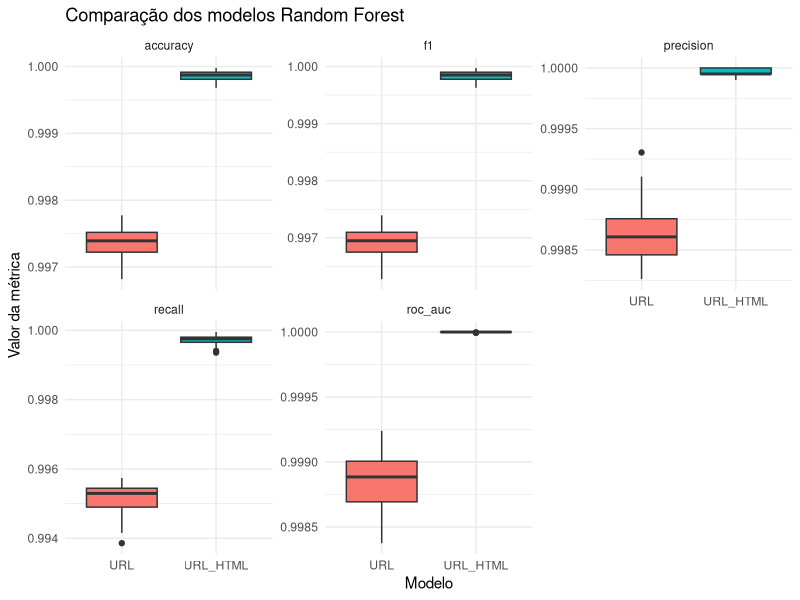
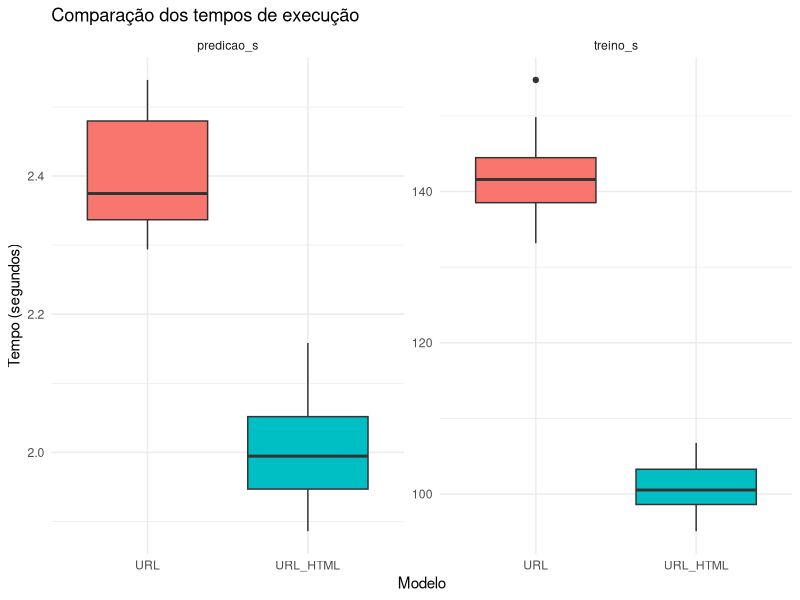

Here is the R script that generated these plots, in order:
install.packages(c("ggplot2", "readr", "dplyr", "tidyr", "purrr"))

library(ggplot2)
library(readr)
library(dplyr)
library(tidyr)
library(purrr)

resultados <- read_delim(
  "resultados_random_forest.csv",
  delim = ";"
)

head(resultados)



metricas <- c(
  "accuracy",
  "precision",
  "recall",
  "f1",
  "roc_auc"
)


resultados_longos <- resultados %>%
  pivot_longer(
    cols = all_of(metricas),
    names_to = "metrica",
    values_to = "valor"
  )

resumo_por_modelo <- resultados_longos %>%
  group_by(modelo, metrica) %>%
  summarise(
    media = mean(valor),
    desvio_padrao = sd(valor),
    mediana = median(valor),
    .groups = "drop"
  )

print(resumo_por_modelo)


#Comparar as métricas
ggplot(
  resultados_longos,
  aes(x = modelo, y = valor, fill = modelo)
) +
  geom_boxplot() +
  facet_wrap(~metrica, scales = "free_y") +
  labs(
    title = "Comparação dos modelos Random Forest",
    x = "Modelo",
    y = "Valor da métrica"
  ) +
  theme_minimal() +
  theme(legend.position = "none")



#Comparar o tempo
tempos_longos <- resultados %>%
  select(modelo, treino_s, predicao_s) %>%
  pivot_longer(
    cols = c(treino_s, predicao_s),
    names_to = "tipo_tempo",
    values_to = "tempo"
  )

resumo_tempos <- tempos_longos %>%
  group_by(modelo, tipo_tempo) %>%
  summarise(
    mediana = median(tempo),
    dp = sd(tempo),
    media = mean(tempo),
    .group = 'drop'
  )

print(resumo_tempos)

ggplot(
  tempos_longos,
  aes(x = modelo, y = tempo, fill = modelo)
) +
  geom_boxplot() +
  facet_wrap(~tipo_tempo, scales = "free_y") +
  labs(
    title = "Comparação dos tempos de execução",
    x = "Modelo",
    y = "Tempo (segundos)"
  ) +
  theme_minimal() +
  theme(legend.position = "none")



metricas <- c("accuracy", "precision", "recall", "f1", "roc_auc")

pares <- resultados %>%
  select(repeticao, fold, modelo, all_of(metricas),
         n_treino, n_teste) %>%
  pivot_wider(
    names_from = modelo,
    values_from = all_of(metricas),
    names_glue = "{.value}_{modelo}"
  )


razao_teste_treino <- mean(pares$n_teste / pares$n_treino)

#Teste t pareado corrigido
teste_corrigido <- function(metrica) {
  
  diferencas <- pares[[paste0(metrica, "_URL_HTML")]] -
    pares[[paste0(metrica, "_URL")]]
  
  n <- length(diferencas)
  
  media <- mean(diferencas)
  variancia <- var(diferencas)
  
  erro_padrao <- sqrt(
    (1 / n + razao_teste_treino) * variancia
  )
  
  estatistica_t <- media / erro_padrao
  
  p_valor <- 2 * pt(
    -abs(estatistica_t),
    df = n - 1
  )
  
  tibble(
    metrica = metrica,
    diferenca_media = media,
    estatistica_t = estatistica_t,
    graus_liberdade = n - 1,
    p_valor = p_valor
  )
}




resultados_teste <- map_dfr(metricas, teste_corrigido) %>%
  mutate(
    p_ajustado = p.adjust(p_valor, method = "holm"),
    significativo = p_ajustado < 0.05
  )

print(resultados_teste)
